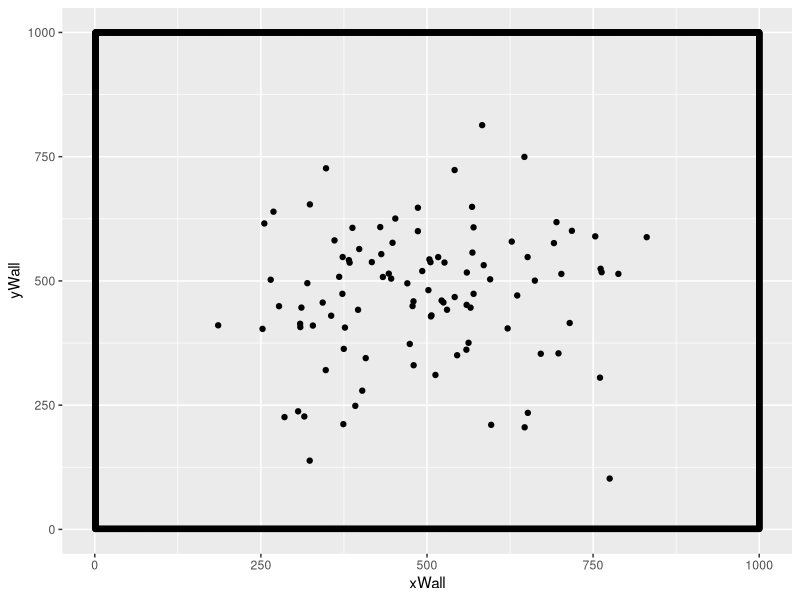
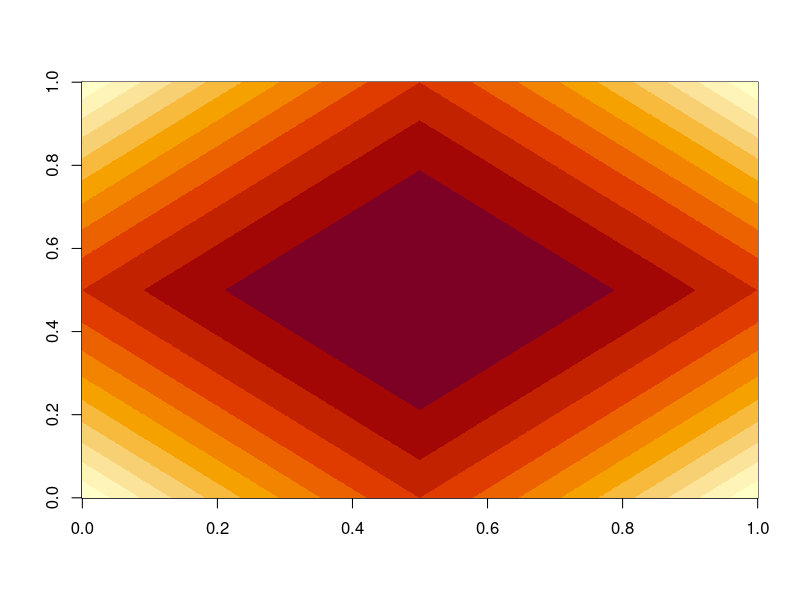
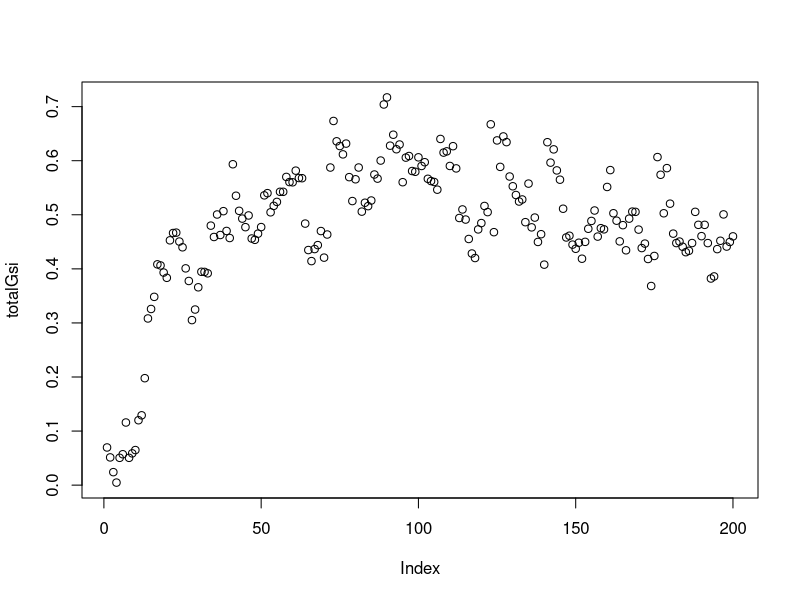
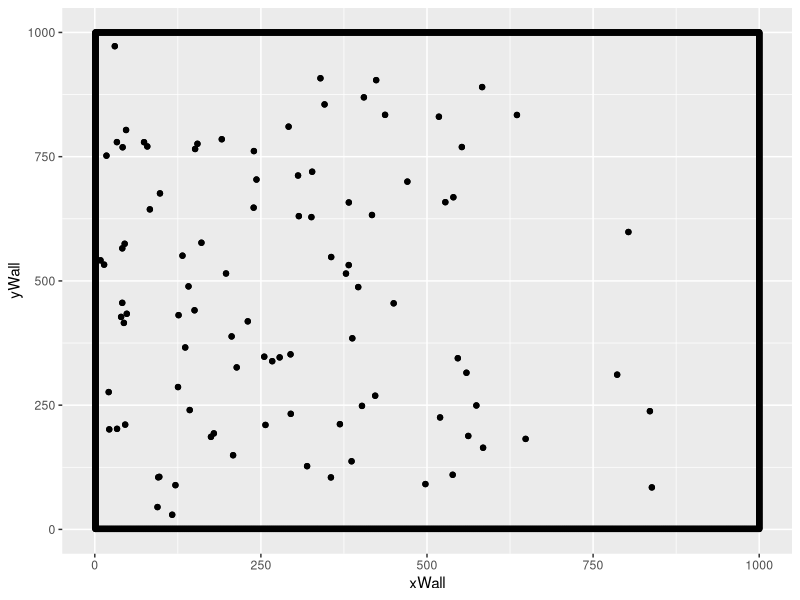

Reproduce these figures in R, in order.
# Author: Gabriel Dell'Accio
# The following is a 2D variant of the Reynolds Boid model.
# LIBRARIES:
library(ggplot2)

# ARENA PARAMETERS:
# Set if equal height and width
size <- 1000.0

centerCor <- rep(size/2,2)

xVal <- size
yVal <- size

nIndividuals <- 100 
swarmCohesion <- 0.5
swarmAvoidance <- 0.5
baseMovementRate <- 4
densitySensitivity <- 75
spatialDistribution <- 100
thetaDistribution <- 50
step.iterations <- 200

# Create the arena using the arena.data frame.
create.arena <- function(xLength, yLength) {
  xLimit <- xLength 
  yLimit <- yLength
  
  arena.Data <<- data.frame(
    yWall = rep(1,yLimit),
    xWall = c(1:xLimit),
    xNorthWall = c(1:xLimit),
    yNorthWall = rep(yLimit,yLimit)
  )

  # Creating Arena Borders
  arena <- ggplot(data = arena.Data, aes(x=xWall,y=yWall))
  arena <- arena + geom_point() +  ylim(1,yLimit) + xlim(1,xLimit) + geom_point(aes(xNorthWall,yNorthWall)) + geom_point(aes(rep(1,xLimit),c(1:yLimit))) + geom_point(aes(rep(xLimit,xLimit),c(1:yLimit)))

  return(arena)
}
arenaSim <- create.arena(xVal, yVal)

# Initialize the swarm population using mean values.
initialize.swarm <- function(cohesion, avoidance, spatial.distribution.factor, theta.distribution.factor ,coordinateLocation) {
    arena.Data$index <<- c(1:nIndividuals)
    arena.Data$swarm.cohesion <<- rep(swarmCohesion,nIndividuals)
    arena.Data$swarm.avoidance <<- rep(swarmAvoidance,nIndividuals)
    arena.Data$xPosition <<- rep(NA, xVal)
    arena.Data$yPosition <<- rep(NA, yVal)
    arena.Data$theta <<- rep(NA, xVal)
  
  for(var in 1:nIndividuals) {
    arena.Data$xPosition[var] <<- rnorm(1, mean=coordinateLocation[1], sd=spatial.distribution.factor + 50)
    arena.Data$yPosition[var] <<- rnorm(1, mean=coordinateLocation[2], sd=spatial.distribution.factor + 50)
    arena.Data$theta[var] <<- rnorm(1, mean = 180, sd= theta.distribution.factor + 5)
  }
}

# Display the swarm in the 2D arena.
initialize.swarm(swarmCohesion, swarmAvoidance, spatialDistribution, thetaDistribution, centerCor)

# Function that updates the current arena with the swarm's current location.
display.swarm <- function() {
  return(arenaSim + geom_point(aes(arena.Data$xPosition, arena.Data$yPosition)))
}

arenaSim <- display.swarm()
arenaSim


# Function to determine an individual's sensed density value.
determine.density <- function(senseHeight, senseWidth, locationX, locationY) {

  nTotalPositions <- ((senseHeight * senseWidth) * 4)

  startX <- locationX - senseWidth
  # print(paste("Start x: ", startX))

  endX <- locationX + senseWidth
  # print(paste("End x: ", endX))

  startY <- locationY - senseHeight
  endY <- locationY + senseHeight

  numberOfIndividualsPresent <- 0


  count <- 1
  for(indOne in 1:nIndividuals) {

    if((arena.Data$xPosition[count] <= endX) && (arena.Data$xPosition[count] >= startX)) {

      # print(paste("xposition: ", arena.Data$xPosition[count]))

      if((arena.Data$yPosition[count] <= endY) && (arena.Data$yPosition[count] >= startY)) {
        numberOfIndividualsPresent <- numberOfIndividualsPresent + 1
      }
    }

    count <- count + 1
  }

  # print(paste("Number of indviduals in space: ", numberOfIndividualsPresent))
  # print(paste("total positions: ", nTotalPositions))
  finalDensity <- ((numberOfIndividualsPresent / nTotalPositions)  + (numberOfIndividualsPresent/nIndividuals))
  return(finalDensity)

}

# Determines the density value for each agent in the swarm.
find.Neighbors <- function() {
  count <- 1
  for (var in 1:nIndividuals) {
    result <- determine.density(densitySensitivity,densitySensitivity,arena.Data$xPosition[count], arena.Data$yPosition[count])
    # print(result)
    arena.Data$Density[count] <<- result 
    count <- count + 1
  }
}
find.Neighbors()

densityTotal <- 0
tempDensityArray <- c()

for(var in 1:nIndividuals) {
  densityTotal <- densityTotal + arena.Data$Density[var] 
  tempDensityArray[var] <- arena.Data$Density[var] 
}

meanDensity <- (densityTotal / nIndividuals) 
sdDensity <- (sd(tempDensityArray)) 

# Function used to determine how far from the mean an individuals density score is.
sdDistance <- function(value, mean, sd) {
  temp <- abs(mean - value) %/% sd
  return(temp)
}

# Assign individual density values.
determine.density.distance <- function(mean, sd) {
 for (var in 1:nIndividuals){
   arena.Data$DensityDistance[var] <<- sdDistance(arena.Data$Density[var], mean, sd)
 }
}

determine.density.distance(meanDensity, sdDensity)

# Function for converting degrees to radians, used in computing the new X,Y coor for each agent.
degreeToRadians <- function(angle) {
  return(pi * angle / 180);
} 




# HEATMAP GENERATION
# Assign a value to a location given how far away it is from a given center point. The farther the smaller the value.
assign.location.value <- function(center, currentLocation, distribution.type) {
  rowDiff <- abs(center[1] - currentLocation[1])
  columnDiff <- abs(center[2] - currentLocation[2])
  totalDifference <- rowDiff + columnDiff
  scaledDifference <- 1 - (distribution.type(totalDifference)/distribution.type(center[1] * 2))
  return(scaledDifference)
}
# Distribution of values around the center of the arena.
value.distribution <- function(x) {
  return(x^2)
}
# Generate heat map 
create.heatmap <- function(arena.length, arena.width) {
  centerArena <- c(arena.length/2, arena.width/2)
  arena.heat.map <- matrix(nrow = arena.length, ncol = arena.width)
  for(i in 1:arena.length) {
    for(j in 1:arena.width) {
      currentIndex <- c(i,j)
      arena.heat.map[i,j] <- assign.location.value(centerArena, currentIndex, value.distribution)
    }
  }
  return(arena.heat.map)
}
heat.map <- create.heatmap(xVal,yVal)

# Visualize the heat map
image(heat.map)




# Computes the next x,y coor for x individual in the swarm based on its density reading.
compute.nextPos <- function(var, simulation) {

  if (simulation == "reynoldsOriginal") {

     if ((arena.Data$DensityDistance[var]) == 0) {
        movementRate <- baseMovementRate/3
    } else if (arena.Data$DensityDistance[var] == 1) {
        movementRate <- baseMovementRate
    } else if (arena.Data$DensityDistance[var] == 2) {
        movementRate <- baseMovementRate + 2
    } else { 
        movementRate <- baseMovementRate + 4
    }
     
    newX = arena.Data$xPosition[var] + (movementRate * cos(degreeToRadians(arena.Data$theta[var])))
    newY = arena.Data$yPosition[var] + (movementRate * sin(degreeToRadians(arena.Data$theta[var])))


    ## Collision with walls
    if((newX >= size) || (newX <= 0)) {
      arena.Data$theta[var] <<- abs(180 - arena.Data$theta[var]) 
      newX = arena.Data$xPosition[var] + (movementRate * cos(degreeToRadians(arena.Data$theta[var])))
    } else {
      newX = arena.Data$xPosition[var] + (movementRate * cos(degreeToRadians(arena.Data$theta[var])))
    } 
  
    if((newY >= size) || (newY <= 0)) {
      arena.Data$theta[var] <<- abs(180 - arena.Data$theta[var]) 
      newY = arena.Data$yPosition[var] + (movementRate * sin(degreeToRadians(arena.Data$theta[var])))
    } else {
      newY = arena.Data$yPosition[var] + (movementRate * sin(degreeToRadians(arena.Data$theta[var])))
    }    

    nextPos <- c(newX, newY)


  } else {

    if ((arena.Data$DensityDistance[var]) == 0) {
        movementRate <- baseMovementRate/3
    } else if (arena.Data$DensityDistance[var] == 1) {
        movementRate <- baseMovementRate
    } else if (arena.Data$DensityDistance[var] == 2) {
        movementRate <- baseMovementRate + 2
    } else { 
        movementRate <- baseMovementRate + 4
    }
     
    newX = arena.Data$xPosition[var] + (movementRate * cos(degreeToRadians(arena.Data$theta[var])))
    newY = arena.Data$yPosition[var] + (movementRate * sin(degreeToRadians(arena.Data$theta[var])))


    ## Collision with walls
    if((newX >= size) || (newX <= 0)) {
      arena.Data$theta[var] <<- abs(180 - arena.Data$theta[var]) 
      newX = arena.Data$xPosition[var] + (movementRate * cos(degreeToRadians(arena.Data$theta[var])))
    } else {
      newX = arena.Data$xPosition[var] + (movementRate * cos(degreeToRadians(arena.Data$theta[var])))
    } 
  
    if((newY >= size) || (newY <= 0)) {
      arena.Data$theta[var] <<- abs(180 - arena.Data$theta[var]) 
      newY = arena.Data$yPosition[var] + (movementRate * sin(degreeToRadians(arena.Data$theta[var])))
    } else {
      newY = arena.Data$yPosition[var] + (movementRate * sin(degreeToRadians(arena.Data$theta[var])))
    }    

    nextPos <- c(newX, newY)


  }
   

  return(nextPos)

}


# GSI: group stability index
compute.cart.distance  <- function(x1,x2) {
  return(sqrt(sum((x1-x2)^2)))
}


calculate.group.distance <- function() {

  groupedDistance <- 0

  for(var in 1:nIndividuals) {

    for(varTwo in 1:nIndividuals) {

       dist <- compute.cart.distance(arena.Data$xPosition[var], arena.Data$yPosition[var])

       groupedDistance <- groupedDistance + dist

    }

  }

  return(groupedDistance)
}

calculate.gsi <- function(groupedDistancePrev, groupedDistanceNext) {

  finalGsi <- (((abs(groupedDistancePrev - groupedDistanceNext)) / 4 ) / (nIndividuals*(nIndividuals-1)/2))

  return(finalGsi)

}


 
# moves each agent in the swarm a fixed distance in a direction based on its theta.
step.swarm <- function(typeSimulation) {



  previousDistTotal <- calculate.group.distance()
  
  for (ind in 1:nIndividuals) {
    # Computes tehe next x,y position for the current individual.

    result <- compute.nextPos(ind, typeSimulation) 
    arena.Data$xPosition[ind] <<- result[1]
    arena.Data$yPosition[ind] <<- result[2]
  }

  nextDistTotal <- calculate.group.distance()

  # Recalculate the sensed denisty value for each agent.
  find.Neighbors()

  

  # Process density data.
  densityTotal <- 0
  tempDensityArray <- c()

  for(var in 1:nIndividuals) {
    densityTotal <- densityTotal + arena.Data$Density[var] 
    tempDensityArray[var] <- arena.Data$Density[var] 
  }

  meanDensity <- (densityTotal / nIndividuals) 
  sdDensity <- (sd(tempDensityArray)) 
  
  # Assign a density distance to each individual.
  determine.density.distance(meanDensity, sdDensity)

  return(calculate.gsi(previousDistTotal, nextDistTotal))


}


# Applys the step function n step.iterations.
run.simulation <- function(typeSim) {
  gsiLog <- c()

  for(run in 1:step.iterations) {
    gsiLog[run] <- step.swarm(typeSim)
  }

  return(gsiLog)

}

totalGsi <- run.simulation("reynoldsOriginal")

plot(totalGsi)

# Display the swarm after running simulation.
arenaSim <- display.swarm()
arenaSim
